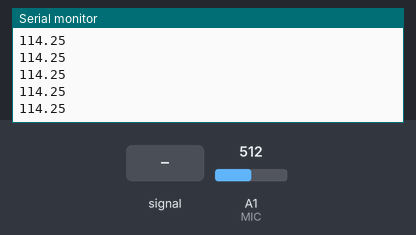
A sketch run on a simulated Arduino Nano, built with avr-gcc and run on an emulated ATmega328P. Parts: the last lines printed to the serial monitor. The test bench sets the inputs (shaded band); at power-on: A1 (MIC) = 512.

Above: at 0.8 s.
0.9 s: A1 (MIC) fed a 200 Hz sine of ±81 counts around its level
At 0.98 s:
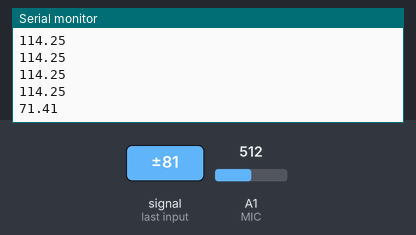
2.4 s: A1 (MIC) set to 351
At 2.43 s:
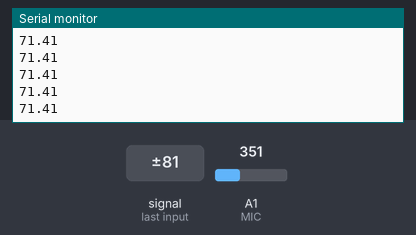
3.9 s: A1 (MIC) fed a 1000 Hz sine of ±255 counts around its level
At 3.95 s:
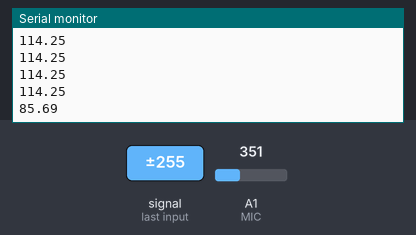
5.4 s: A1 (MIC) set to 371
At 9.1 s:
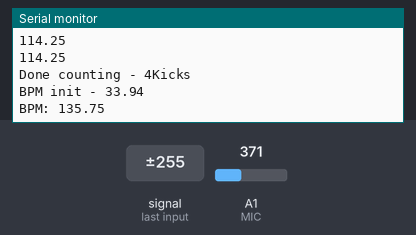
Timing chart, 0 to 9.4 s (numbered marks = the images above; inputs shaded):
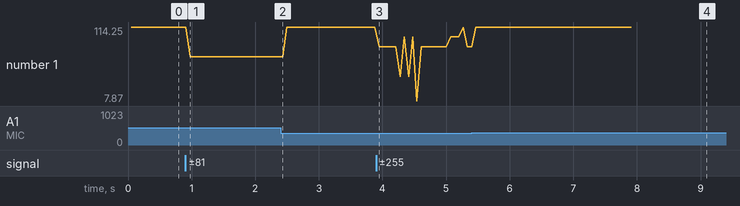

The sketch:

fft.ino
```cpp
#define MIC A1
#define FFTFreq 15
#define listenlength 8
#define LOW_KICK 40
#define HIGH_KICK 100
#define BPM_UPPER 160
#define BPM_LOWER 80

int data[64] = {
14, 30, 35, 34, 34, 40, 46, 45, 30, 4,  -26,  -48,  -55,  -49,  -37,
-28,  -24,  -22,  -13,  6,  32, 55, 65, 57, 38, 17, 1,  -6, -11,  -19,  -34,
-51,  -61,  -56,  -35,  -7, 18, 32, 35, 34, 35, 41, 46, 43, 26, -2, -31,  -50,
-55,  -47,  -35,  -27,  -24,  -21,  -10,  11, 37, 58, 64, 55, 34, 13, -1, -7};

//---------------------------------------------------------------------------//
byte sine_data [91] = {0,
4,    9,    13,   18,   22,   27,   31,   35,   40,   44,
49,   53,   57,   62,   66,   70,   75,   79,   83,   87,
91,   96,   100,  104,  108,  112,  116,  120,  124,  127,
131,  135,  139,  143,  146,  150,  153,  157,  160,  164,
167,  171,  174,  177,  180,  183,  186,  189,  192,  195,
198,  201,  204,  206,  209,  211,  214,  216,  219,  221,
223,  225,  227,  229,  231,  233,  235,  236,  238,  240,
241,  243,  244,  245,  246,  247,  248,  249,  250,  251,
252,  253,  253,  254,  254,  254,  255,  255,  255,  255};

float f_peaks[5] = {0, 0, 0, 0, 0}; // top 5 frequencies peaks in descending order
//---------------------------------------------------------------------------//
float peaks[FFTFreq * listenlength];
unsigned long times[FFTFreq * listenlength];
float bpm = 0;

void setup() {
  Serial.begin(9600);
  unsigned long FFTDelay = 1000 / FFTFreq;
  for (int i = 0; i < FFTFreq * listenlength; i++) {
    unsigned long start = millis();
    readMic();
    times[i] = millis();
    FFT(data, 64, 914);
    peaks[i] = minPeak();
    Serial.println(peaks[i]);
    while(millis() < start + FFTDelay) {}
  }

  int count = 0;
  unsigned long last = 0;
  unsigned long first = 0;
  boolean kickDone = true;
  for (int i = 0; i < FFTFreq * listenlength; i++) {
    if (peaks[i] > LOW_KICK && peaks[i] < HIGH_KICK) {
      if (kickDone) {
        if (first != 0) {
          first = times[i];
        }
        last = times[i];
        count++;
        kickDone = false;
      }
    } else {
      kickDone = true;
    }
  }
  Serial.print("Done counting - ");
  Serial.print(count);
  Serial.println("Kicks");

  bpm = (last - first) * 1.0 / (count - 1);
  bpm = bpm / 1000;
  bpm = 60.0 / bpm;

  Serial.print("BPM init - ");
  Serial.println(bpm);

  while (bpm < BPM_LOWER || bpm > BPM_UPPER) {
    if (bpm < BPM_LOWER) {
      bpm = bpm * 2;
    } else if (bpm > BPM_UPPER) {
      bpm = bpm / 2;
    }
  }

  Serial.println("BPM: " + String(bpm));

}

void loop() {
}

void readMic() {
  for (int i = 0; i < 64; i++) {
    data[i] = analogRead(MIC);
    delayMicroseconds(250);
  }
}

float minPeak() {
  float minPeak = 5000;
  for (int i = 0; i < 5; i++) {
    if (f_peaks[i] < minPeak && f_peaks[i] > 0) {
      minPeak = f_peaks[i];
    }
  }
  return minPeak;
}

//-----------------------------FFT Function----------------------------------------------//

float FFT(int in[],byte N,float Frequency)
{
/*
Code to perform FFT on arduino,
setup:
paste sine_data [91] at top of program [global variable], paste FFT function at end of program
Term:
1. in[]     : Data array,
2. N        : Number of sample (recommended sample size 2,4,8,16,32,64,128...)
3. Frequency: sampling frequency required as input (Hz)

If sample size is not in power of 2 it will be clipped to lower side of number.
i.e, for 150 number of samples, code will consider first 128 sample, remaining sample  will be omitted.
For Arduino nano, FFT of more than 128 sample not possible due to mamory limitation (64 recomended)
For higher Number of sample may arise Mamory related issue,
Code by ABHILASH
Contact: abhilashpatel121@gmail.com
Documentation:https://www.instructables.com/member/abhilash_patel/instructables/
*/

unsigned int data[13]={1,2,4,8,16,32,64,128,256,512,1024,2048};
int a,c1,f,o,x;
a=N;

      for(int i=0;i<12;i++)                 //calculating the levels
         { if(data[i]<=a){o=i;} }

int in_ps[data[o]]={};     //input for sequencing
float out_r[data[o]]={};   //real part of transform
float out_im[data[o]]={};  //imaginory part of transform

x=0;
      for(int b=0;b<o;b++)                     // bit reversal
         {
          c1=data[b];
          f=data[o]/(c1+c1);
                for(int j=0;j<c1;j++)
                    {
                     x=x+1;
                     in_ps[x]=in_ps[j]+f;
                    }
         }


      for(int i=0;i<data[o];i++)            // update input array as per bit reverse order
         {
          if(in_ps[i]<a)
          {out_r[i]=in[in_ps[i]];}
          if(in_ps[i]>a)
          {out_r[i]=in[in_ps[i]-a];}
         }


int i10,i11,n1;
float e,c,s,tr,ti;

    for(int i=0;i<o;i++)                                    //fft
    {
     i10=data[i];              // overall values of sine/cosine  :
     i11=data[o]/data[i+1];    // loop with similar sine cosine:
     e=360/data[i+1];
     e=0-e;
     n1=0;

          for(int j=0;j<i10;j++)
          {
          c=cosine(e*j);
          s=sine(e*j);
          n1=j;

                for(int k=0;k<i11;k++)
                 {
                 tr=c*out_r[i10+n1]-s*out_im[i10+n1];
                 ti=s*out_r[i10+n1]+c*out_im[i10+n1];

                 out_r[n1+i10]=out_r[n1]-tr;
                 out_r[n1]=out_r[n1]+tr;

                 out_im[n1+i10]=out_im[n1]-ti;
                 out_im[n1]=out_im[n1]+ti;

                 n1=n1+i10+i10;
                  }
             }
     }

//---> here onward out_r contains amplitude and our_in conntains frequency (Hz)
    for(int i=0;i<data[o-1];i++)               // getting amplitude from compex number
        {
         out_r[i]=sqrt(out_r[i]*out_r[i]+out_im[i]*out_im[i]); // to  increase the speed delete sqrt
         out_im[i]=i*Frequency/N;
        }


x=0;       // peak detection
   for(int i=1;i<data[o-1]-1;i++)
      {
      if(out_r[i]>out_r[i-1] && out_r[i]>out_r[i+1])
      {in_ps[x]=i;    //in_ps array used for storage of peak number
      x=x+1;}
      }


s=0;
c=0;
    for(int i=0;i<x;i++)             // re arraange as per magnitude
    {
        for(int j=c;j<x;j++)
        {
            if(out_r[in_ps[i]]<out_r[in_ps[j]])
                {s=in_ps[i];
                in_ps[i]=in_ps[j];
                in_ps[j]=s;}
        }
    c=c+1;
    }


    for(int i=0;i<5;i++)     // updating f_peak array (global variable)with descending order
    {
    f_peaks[i]=out_im[in_ps[i]];
    }


}


float sine(int i)
{
  int j=i;
  float out;
  while(j<0){j=j+360;}
  while(j>360){j=j-360;}
  if(j>-1   && j<91){out= sine_data[j];}
  else if(j>90  && j<181){out= sine_data[180-j];}
  else if(j>180 && j<271){out= -sine_data[j-180];}
  else if(j>270 && j<361){out= -sine_data[360-j];}
  return (out/255);
}

float cosine(int i) {
  int j=i;
  float out;
  while(j<0){j=j+360;}
  while(j>360){j=j-360;}
  if(j>-1   && j<91){out= sine_data[90-j];}
  else if(j>90  && j<181){out= -sine_data[j-90];}
  else if(j>180 && j<271){out= -sine_data[270-j];}
  else if(j>270 && j<361){out= sine_data[j-270];}
  return (out/255);
}

//------------------------------------------------------------------------------------//
```

Measured:
- after the input at 0.9 s, the serial monitor: prints a new line after 0.08 s (image 1)
- after the input at 3.9 s, the serial monitor: prints a new line after 0.05 s (image 3)
- after the input at 5.4 s, the serial monitor: prints a new line after 2.5 s (image 4)
- plotted number 1: 114.25 → 71.41 after the input at 0.9 s, 114.25 → 85.69 after the input at 3.9 s
